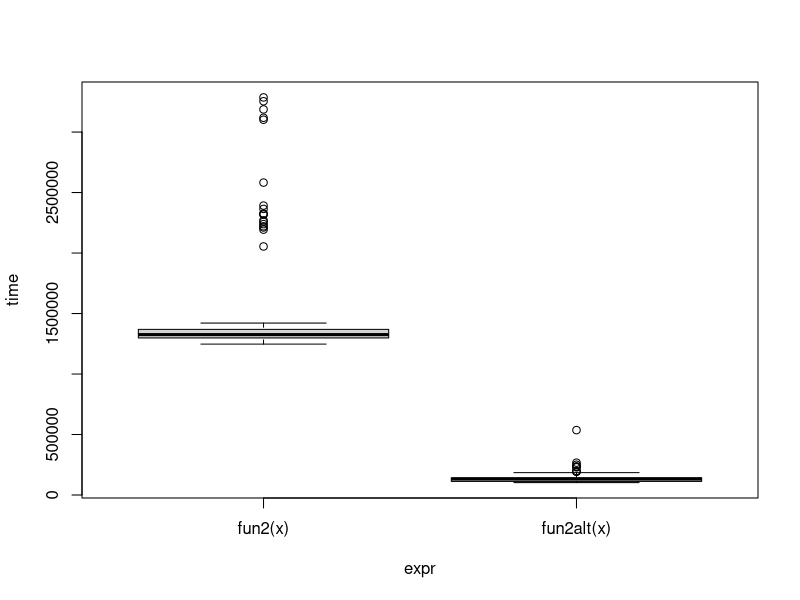

Here is the R script that generated this plot: (Note: this script raises an error after producing the figure.)
## ---- chunk 1
fun1 <- function(n = 100, k = 4, lambda = 4) {
  x <- NULL
  for (i in 1:n)
    x <- rbind(x, rpois(k, lambda))
  x
}
fun1alt <- function(n = 100, k = 4, lambda = 4) {
  matrix(rpois(n * k, lambda = lambda), ncol = k)
}
# Benchmarking
microbenchmark::microbenchmark(
  fun1(100),
  fun1alt(100), unit = "relative"
)
## ---- chunk 2
# Data Generating Process (10 x 10,000 matrix)
set.seed(1234)
x <- matrix(rnorm(1e4), nrow=10)
# Find each column's max value
fun2 <- function(x) {
  apply(x, 2, max)
}
fun2alt <- function(x) {
  # YOUR CODE HERE
  x[cbind(max.col(t(x)), 1:ncol(x))]
}
# Benchmarking
ans_benchmark <- microbenchmark::microbenchmark(
  fun2(x),
  fun2alt(x), unit = "relative"
)
plot(ans_benchmark)
## ---- chunk 3
library(parallel)
my_boot <- function(dat, stat, R, ncpus = 1L) {
  
  # Getting the random indices
  n <- nrow(dat)
  idx <- matrix(sample.int(n, n*R, TRUE), nrow=n, ncol=R)
 
  # Making the cluster using `ncpus`
  # STEP 1: Make cluster
  cl <- makePSOCKcluster(ncpus)
  # on.exit(stopCluster(cl))
  
  # STEP 2: Set it up (export data if needed), idx, dat
  clusterExport(cl, varlist = c("idx", "dat", "stat"), envir = environment())
  # clusterSetRNGStream(cl, 12312)
  # clusterEvalQ(cl, library(ggplot2))
  
  # STEP 3: THIS FUNCTION NEEDS TO BE REPLACES WITH parLapply
  ans <- parLapply(cl, seq_len(R), function(i) {
    stat(dat[idx[,i], , drop=FALSE])
  })
  
  # Coercing the list into a matrix
  ans <- do.call(rbind, ans)
  
  # STEP 4: stop the cluster
  stopCluster(cl)
  
  ans
  
}
## ---- chunk 4
# Bootstrap of an OLS
my_stat <- function(d) coef(lm(y ~ x, data=d))
# DATA SIM
set.seed(1)
n <- 500
R <- 1000
x <- cbind(rnorm(n))
y <- x*5 + rnorm(n)
# Checking if we get something similar as lm
ans0 <- confint(lm(y~x))
ans1 <- my_boot(
  dat   = data.frame(x, y),
  stat  = my_stat,
  R     = R,
  ncpus = 2L
  )
# You should get something like this
t(apply(ans1, 2, quantile, c(.025,.975)))
##                   2.5%      97.5%
## (Intercept) -0.1372435 0.05074397
## x            4.8680977 5.04539763
ans0
##                  2.5 %     97.5 %
## (Intercept) -0.1379033 0.04797344
## x            4.8650100 5.04883353
## ---- chunk 5
system.time(my_boot(dat = data.frame(x, y), my_stat, R = 3000, ncpus = 1L))
system.time(my_boot(dat = data.frame(x, y), my_stat, R = 3000, ncpus = 2))
